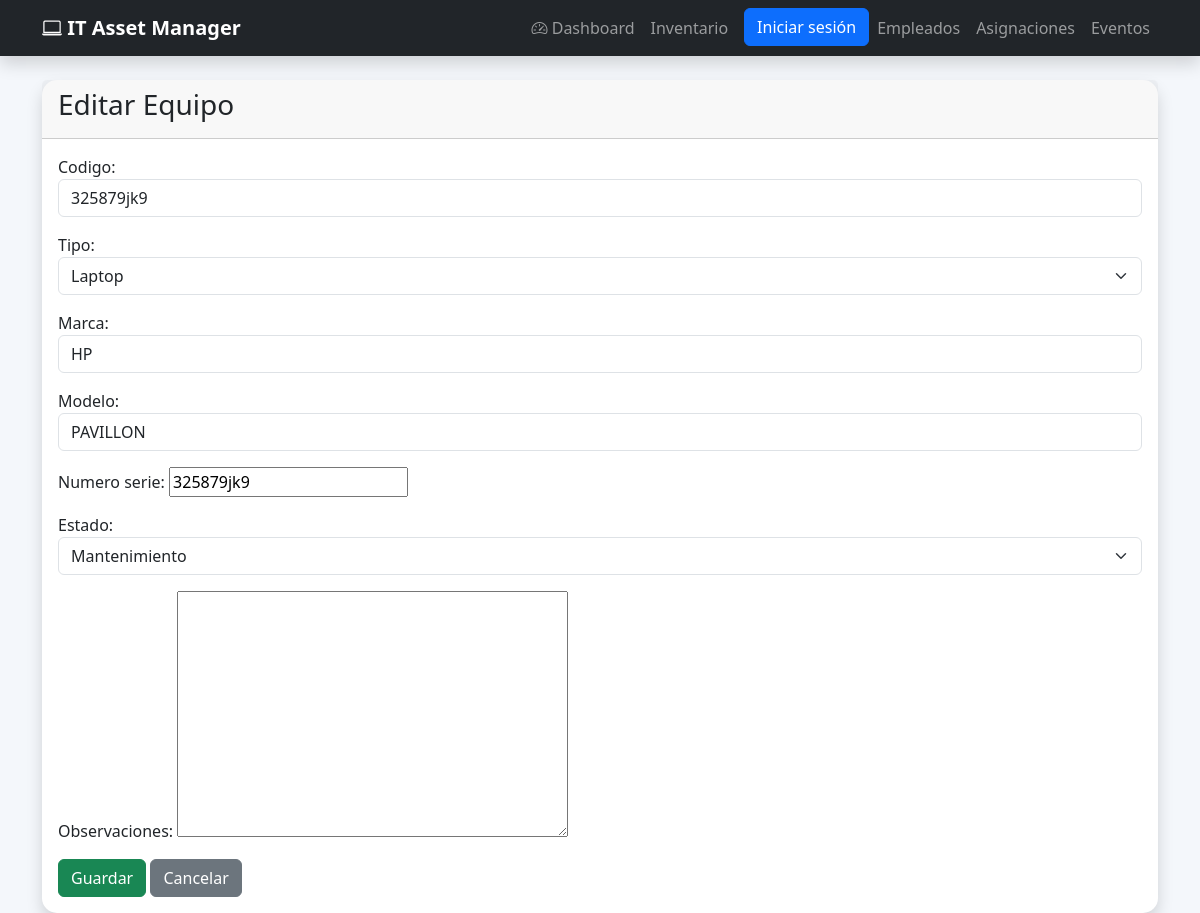
Page /inventario/editar/5/ on the committed database.
### inventario/models.py (models this page shows, shortened)
class Equipo(models.Model):
    LAPTOP = "Laptop"
    CELULAR = "Celular"
    TIPOS = [
        (LAPTOP, "Laptop"),
        (CELULAR, "Celular"),
    ]
    DISPONIBLE = "Disponible"
    ASIGNADO = "Asignado"
    MANTENIMIENTO = "Mantenimiento"
    ESTADOS = [
        (DISPONIBLE, "Disponible"),
        (ASIGNADO, "Asignado"),
        (MANTENIMIENTO, "Mantenimiento"),
    ]
    codigo = models.CharField(
        max_length=20,
        unique=True
    )
    tipo = models.CharField(
        max_length=20,
        choices=TIPOS
    )
    marca = models.CharField(
        max_length=50
    )
    modelo = models.CharField(
        max_length=100
    )
    numero_serie = models.CharField(
        max_length=100,
        unique=True
    )
    estado = models.CharField(
        max_length=20,
        choices=ESTADOS,
        default=DISPONIBLE
    )
    observaciones = models.TextField(
        blank=True
    )
    fecha_registro = models.DateTimeField(
        auto_now_add=True
    )

### inventario/views.py (the view)
def editar_equipo(request, id):
    equipo = get_object_or_404(
        Equipo,
        pk=id
    )
    if request.method == "POST":
        formulario = EquipoForm(
            request.POST,
            instance=equipo
        )
        if formulario.is_valid():
            formulario.save()
            Evento.objects.create(
                tipo = "Equipo Editado",
                descripcion = f"Se ha editado el equipo con código {formulario.cleaned_data['codigo']}."
            )
            return redirect("lista_equipos")
    else:
        formulario = EquipoForm(
            instance=equipo
        )
    return render(
        request,
        "inventario/formulario_equipo.html",
        {
            "formulario": formulario,
            "titulo": "Editar Equipo"
        }
    )

### inventario/forms.py
class EquipoForm(forms.ModelForm):
    class Meta:
        model = Equipo
        fields = "__all__"
        widgets = {
            "codigo": forms.TextInput(attrs={
                "class": "form-control"
            }),
            "tipo": forms.Select(attrs={
                "class": "form-select"
            }),
            "marca": forms.TextInput(attrs={
                "class": "form-control"
            }),
            "modelo": forms.TextInput(attrs={
                "class": "form-control"
            }),
            "estado": forms.Select(attrs={
                "class": "form-select"
            }),
        }

### inventario/templates/inventario/formulario_equipo.html (shortened to what this page needs)
{% extends 'layouts/base.html' %}
{% block content %}
<div class="container mt-4">
    <div class="card shadow">
        <div class="card-header">
            <h3>{{ titulo }}</h3>
        </div>
        <div class="card-body">
            <form method="POST">
                {{ formulario.as_p }}
                <button
                    class="btn btn-success">
                    Guardar
                </button>
                <a
                    href="{% url 'lista_equipos' %}"
                    class="btn btn-secondary">
                    Cancelar
                </a>
            </form>
        </div>
    </div>
</div>
{% endblock %}

### static/css/style.css (style rules this page uses)
body { background:#f5f7fa; }
body { background:#f4f7fb; }
.card { border:none; border-radius:18px; transition:.35s; }
.card { border:none; border-radius:15px; transition:.3s; }
.card-header { font-weight:bold; }

### static/css/inventario.css (style rules this page uses)
.btn { transition:.25s; }
.btn { transition:.3s; }

### rows in the picture
Equipo: codigo "325879jk9", tipo "Laptop", marca "HP", modelo "PAVILLON", numero_serie "325879jk9", estado "Mantenimiento"

### other values in the picture
{{ titulo }} "Editar Equipo"
